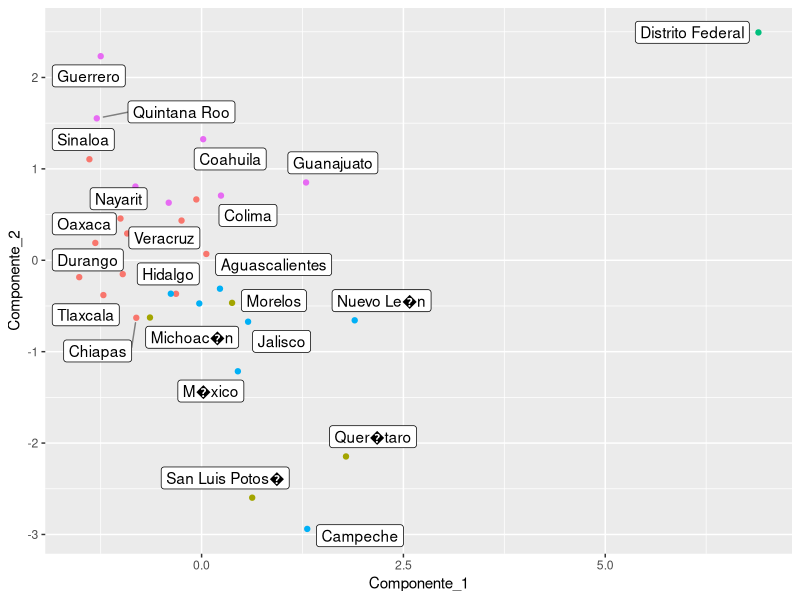

The R source for this figure:
rm(list = ls())

library(ggplot2)
library(ggrepel)

#Lectura de datos

dataSel <- read.csv('datos_seleccionados_2017.csv')
dataSel[,-1] <- scale(dataSel[,-1])


#Proyección en componentes principales para visualización
PCA <- princomp(dataSel[,-1], cor= T)

dPCA <- data.frame('Estado' = dataSel[,1], 'Componente_1' = PCA$scores[,1], 'Componente_2' = PCA$scores[,2])

#Método k-medias para agrupamiento
KMEANs <- kmeans(dataSel[,-1], centers = 5)
dataK <- data.frame(dPCA, cluster = KMEANs$cluster)

#Visualización de los clusters
ggplot(dataK)+ geom_point(aes(Componente_1, Componente_2, color = factor(cluster)))+guides(color = FALSE)+
  geom_label_repel(aes(Componente_1, Componente_2, label = Estado),
                   box.padding   = 0.35, 
                   point.padding = 0.5,
                   segment.color = 'grey50')
write.csv(dataK, 'KMcluster.csv')